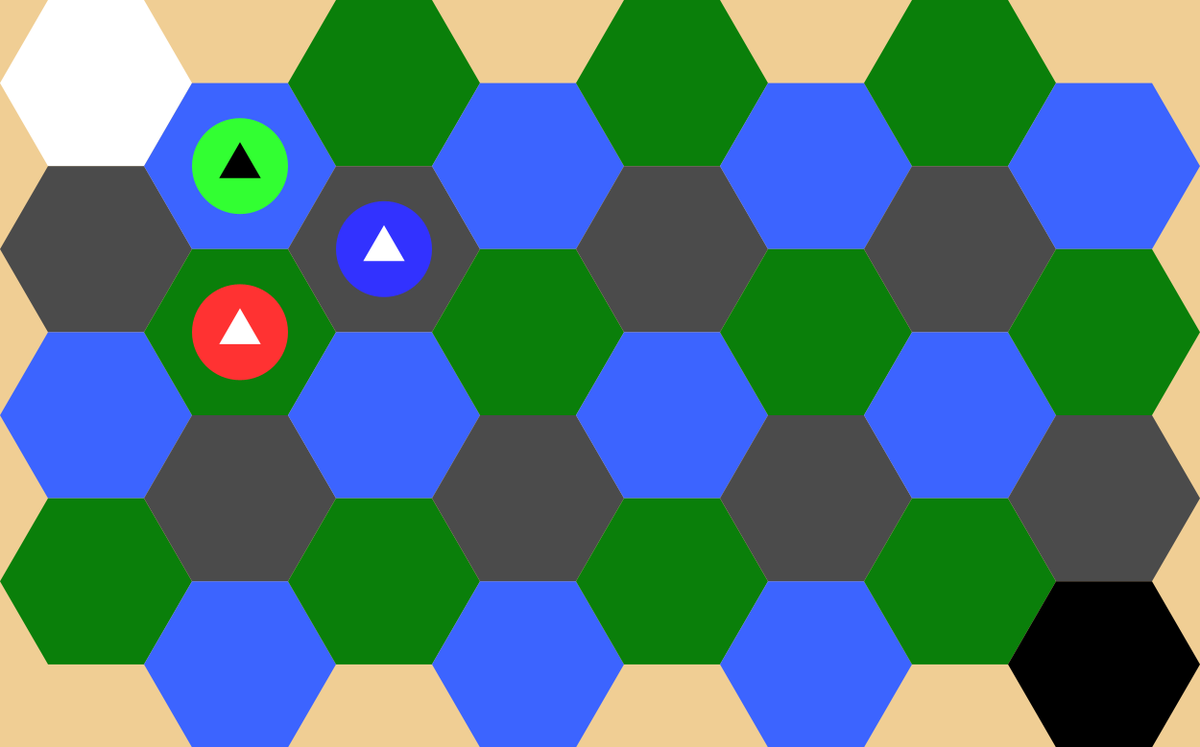
Frame 1 (no input)
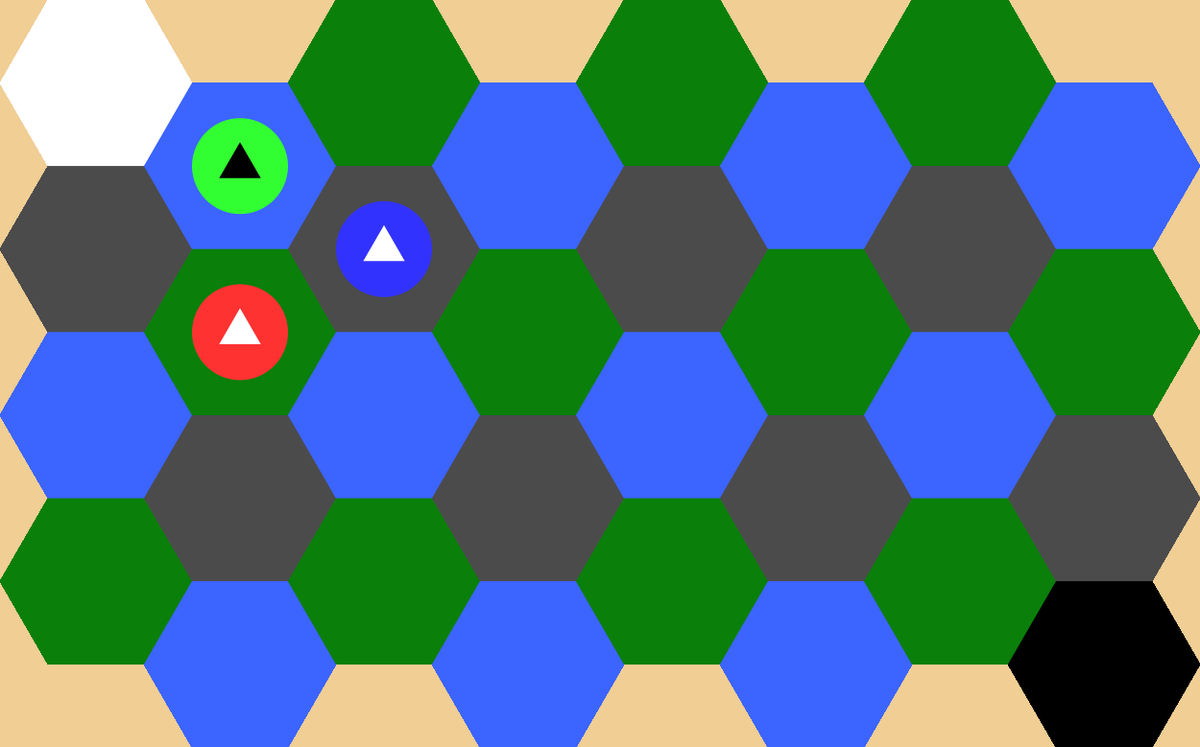
Frame 60 (the mouse pressed at the canvas centre just before this capture)
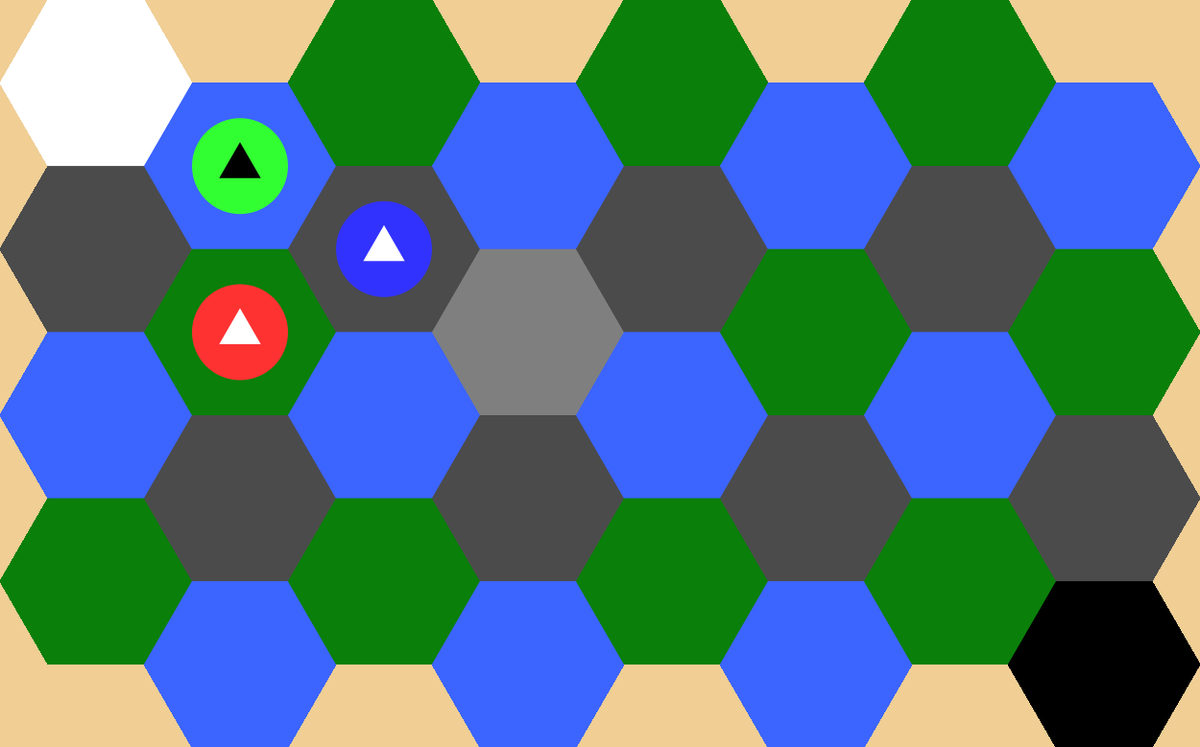
Frame 120 (the mouse held since frame 60 and released just before this capture)

The Processing sketch that drew these frames (run headless with seeded random() and noise(); from frame 60 on, the mouse is pressed at the canvas centre):

// Processing sketch: hexGameTry2
// ── hexGameTry2.pde
//grid size
int hexCountX = 8;
int hexCountY = 4;
int hexRadius = 100;
//terrain colors
color lake = color(60,100,255);
color forest = color(10,127,10);
color mountain = color(75,75,75);
//team colors
color teamOne = color(255,255,255);
color teamTwo = color(000,000,000);
//troops colors
color archer = color(50,255,50);
color knight = color(255,50,50);
color mage = color(50,50,255);
int troopRadius = 50;
//other magic numbers
boolean randomColorSelection = false;

Hexagon[][] hexGrid;
ArrayList<Troop> troops = new ArrayList<Troop>();
Troop selectedTroop;
Hexagon selectedGrid;
color hexFill;

//write something somewhere, maybe a comment at the top of the page!

void setup() {
  ellipseMode(RADIUS);
  surface.setSize(int(((1.5*hexCountX) + 0.5)*hexRadius),int((hexCountY+.5)*sqrt(3)*hexRadius));
  println("Screen size: " + int(((1.5*hexCountX)+ 0.5)*hexRadius) + "," + int((hexCountY+.5)*sqrt(3)*hexRadius));
  noStroke();
  frameRate(30);
  background(240,206,148);
  setupHexes();
  spawnTestTroops();
}

void draw() {
  drawHexes();
  drawTroops();
}

void keyPressed() { //QA code, also fun in random terrain mode.
  setupHexes();
}

void mousePressed() { //select something
  for(int hexX = 0; hexX < hexCountX; hexX++) {
    for(int hexY = 0; hexY < hexCountY; hexY++) {
      if(hexGrid[hexX][hexY].contains(mouseX,mouseY)) {
        selectedGrid = hexGrid[hexX][hexY];
        if (selectedGrid.getOccupant() != null) {
          selectedTroop = selectedGrid.getOccupant();
        }
      }
    }
  }
}

void spawnTestTroops() { //some checker code before troop placement is implemented
  spawnTroop(hexGrid[1][1],knight,teamOne);
  spawnTroop(hexGrid[1][0],archer,teamTwo);
  spawnTroop(hexGrid[2][1],mage,teamOne);
}

void setupHexes() {
  hexGrid = new Hexagon[hexCountX][hexCountY];
  for (int hexX = 0; hexX < hexCountX; hexX++) {
    for (int hexY = 0; hexY < hexCountY; hexY++) {
      println("Hexagon HexX = " + hexX + ", HexY = " + hexY + " is being created.");
        colorNextHex(hexX,hexY); //select color for the hexagons
      if ((hexX % 2) == 0) {
        hexGrid[hexX][hexY] = new Hexagon(hexRadius * ((1.5 * hexX) + 1), sqrt(3) * hexRadius * (hexY + .5), hexRadius, hexFill);
      } else {
        hexGrid[hexX][hexY] = new Hexagon(hexRadius *((1.5 * hexX) + 1), sqrt(3) * hexRadius * (hexY + 1), hexRadius, hexFill);
      }
    }
  }
}

void colorNextHex(int hexX, int hexY) {
  if(hexX + hexY == 0) {
    hexFill = teamOne;
  } else if (hexX + hexY == ((hexCountX + hexCountY) - 2)) {
    hexFill = teamTwo;
  } else if(randomColorSelection){  //generate by random
    println("Randomly selecting Hex Color");
    println("color number " + int(random(0,3)) + " has been chosen.");
    switch(int(random(0,3))) {
      case 0 :
        hexFill = lake;
        break;
      case 1:
        hexFill = forest;
        break;
      case 2:
        hexFill = mountain;
        break;
    } 
  } else { //generate by algorithm
    println("Algorithmically selecting Hex Color");
    switch(hexY%3) {
      case 0 :
        if((hexX % 2) == 0) {
          hexFill = forest;
        } else {
          hexFill = lake;
        }
        break;
      case 1:
        if((hexX % 2) == 0) {
          hexFill = mountain;
        } else {
          hexFill = forest;
        }
        break;
      case 2:
        if((hexX % 2) == 0) {
          hexFill = lake;
        } else {
          hexFill = mountain;
        }
        break;
    }
  }
}

void drawHexes() {
  for (int hexX = 0; hexX < hexCountX; hexX++ ) {     
    for (int hexY = 0; hexY < hexCountY; hexY++ ) {
      hexGrid[hexX][hexY].display();
    }
  }
}

void spawnTroop(Hexagon spawnLocation, color type, color team) {
  troops.add(new Troop(spawnLocation, troopRadius, type, team));
  spawnLocation.changeOccupant(troops.get(troops.size() - 1));
}

void drawTroops() {
  for (Troop thisTroop : troops) {
    thisTroop.display();
  }
}

boolean areAdjacent(Hexagon hexOne, Hexagon hexTwo) {
  if(dist(hexOne.getX(),hexOne.getY(),hexTwo.getX(),hexTwo.getY()) <= sqrt(3)*hexRadius) {
    return true;
  } else {
    return false;
  }
}

class Hexagon {
  float x, y;
  float angle = TWO_PI/6;
  int radius;
  color fillColor;
  Troop occupant;
  
  Hexagon(float _x, float _y, int _radius, color _fillColor) {
    x = _x;
    y = _y;
    radius = _radius;
    fillColor = _fillColor;
    println("New Hex at " + x + "," + y + " of size " + radius);
  }

  void display() {
    if(selectedGrid == this) {
      fill(127);
    } else {
      fill(fillColor);
    }
    beginShape();
    for (int vertex = 0; vertex < 6; vertex++) {
      vertex(x + radius * cos(angle * vertex), y + radius * sin(angle * vertex));
      //println("Vertex = " + vertex + " Courtesy " + this);
    }
    endShape(CLOSE);
  }
  
  void changeOccupant(Troop newOccupant) {
    occupant = newOccupant;
  }
  
  float getX() {
    return x;
  }
  
  float getY() {
    return y;
  }
  
  color getType() {
    return fillColor;
  }
  
  Troop getOccupant() {
    return occupant;
  }
  
  boolean contains(float _x, float _y) {
    //hack code until I can look into more exact geometric methods.
    if(dist(x,y,_x,_y) <= (sqrt(3)/2) * radius) { //contained entirely in the hex, but misses the corners
      return true;
    } else {
      return false;
    }
  }
}

class Troop {
  int radius;
  color fillColor, teamColor;
  float x, y;
  Hexagon gridLocation;
  boolean selected;
  
  Troop(Hexagon _spawnLocation, int _radius, color _fillColor, color _teamColor) {
    gridLocation = _spawnLocation;
    radius = _radius;
    fillColor = _fillColor;
    teamColor = _teamColor;
  }
  
  void display() {
    x = gridLocation.getX();
    y = gridLocation.getY();
    fill(fillColor);
    if(selectedTroop == this) {
      //do something obvious to show selection
      fill(fillColor + color(127,127,127));
    }
    ellipse(x,y,radius,radius);
    fill(teamColor);
    //ellipse(x,y,radius/2,radius/2);
    beginShape();
    for(int vertex = 0; vertex < 3; vertex++) {
      vertex(x + (radius/2) * cos(PI/6 + vertex * TWO_PI/3), y + (radius/2) * sin(PI/6 + vertex * TWO_PI/3));
    }
    endShape(CLOSE);
  }
  
  void move(Hexagon moveTo) {
    if(dist(moveTo.getX(),moveTo.getY(),x,y) <= radius) {
      gridLocation = moveTo;
    }
  }
  
  Hexagon getLocation() {
    return gridLocation;
  }
  
  void toggleSelect() {
    selected = !selected;
  }
  
  color getType() {
    return fillColor;
  }
  
  color getTeam() {
    return teamColor;
  }
}
